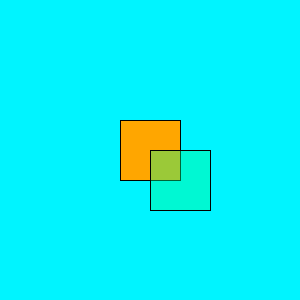
Frame 1 (no input)
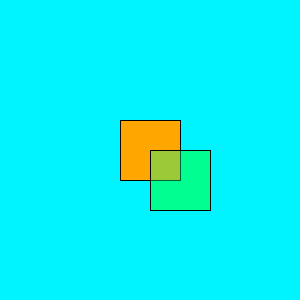
Frame 60 (the mouse pressed at the canvas centre just before this capture)
Frame 120 (the mouse held since frame 60 and released just before this capture): identical to frame 60, image omitted

The Processing sketch that drew these frames (run headless with seeded random() and noise(); from frame 60 on, the mouse is pressed at the canvas centre):

// Processing sketch: processing_87987
// ── processing_87987.pde

//placement
int d= 60;

void setup(){
size(300,300);
background(#00F4FF);
}


void draw(){

rectMode(CENTER);
fill(#FFA600);
rect(150,150,d,d);
rectMode(CORNER);
fill(#00FF8E,100);
rect(150,150,d,d);

}
